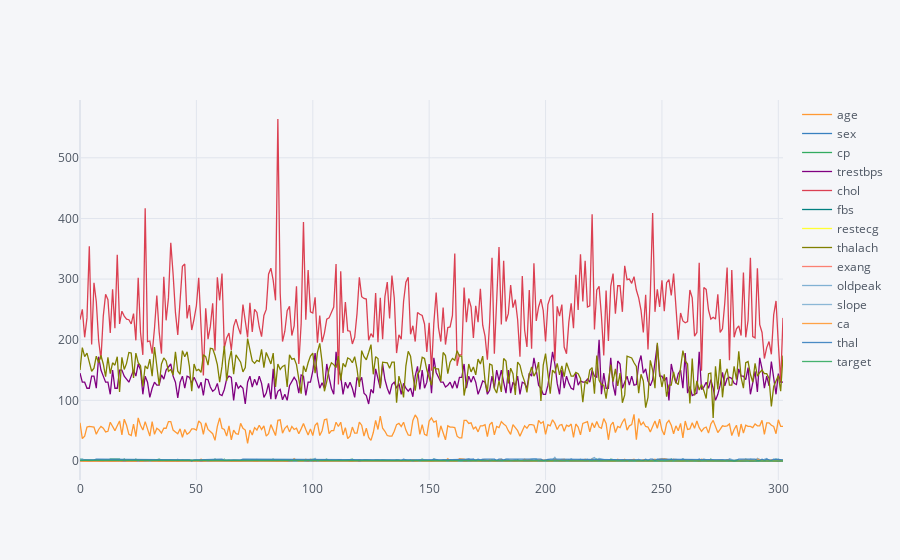

Source (notebook cell):
### Code cell
df.iplot()

### Figure 1 — Plotly figure (JSON) as saved in the notebook; plotly's stock layout.template omitted (floating-point values rounded to 4 significant figures; data arrays with more than 128 entries replaced by an {"elided": "..."} marker saying what was removed)
{"data": [{"line": {"color": "rgba(255, 153, 51, 1.0)", "dash": "solid", "shape": "linear", "width": 1.3}, "mode": "lines", "name": "age", "text": "", "type": "scatter", "x": {"elided": "303 int values"}, "y": {"elided": "303 int values"}}, {"line": {"color": "rgba(55, 128, 191, 1.0)", "dash": "solid", "shape": "linear", "width": 1.3}, "mode": "lines", "name": "sex", "text": "", "type": "scatter", "x": {"elided": "303 int values"}, "y": {"elided": "303 int values"}}, {"line": {"color": "rgba(50, 171, 96, 1.0)", "dash": "solid", "shape": "linear", "width": 1.3}, "mode": "lines", "name": "cp", "text": "", "type": "scatter", "x": {"elided": "303 int values"}, "y": {"elided": "303 int values"}}, {"line": {"color": "rgba(128, 0, 128, 1.0)", "dash": "solid", "shape": "linear", "width": 1.3}, "mode": "lines", "name": "trestbps", "text": "", "type": "scatter", "x": {"elided": "303 int values"}, "y": {"elided": "303 int values"}}, {"line": {"color": "rgba(219, 64, 82, 1.0)", "dash": "solid", "shape": "linear", "width": 1.3}, "mode": "lines", "name": "chol", "text": "", "type": "scatter", "x": {"elided": "303 int values"}, "y": {"elided": "303 int values"}}, {"line": {"color": "rgba(0, 128, 128, 1.0)", "dash": "solid", "shape": "linear", "width": 1.3}, "mode": "lines", "name": "fbs", "text": "", "type": "scatter", "x": {"elided": "303 int values"}, "y": {"elided": "303 int values"}}, {"line": {"color": "rgba(255, 255, 51, 1.0)", "dash": "solid", "shape": "linear", "width": 1.3}, "mode": "lines", "name": "restecg", "text": "", "type": "scatter", "x": {"elided": "303 int values"}, "y": {"elided": "303 int values"}}, {"line": {"color": "rgba(128, 128, 0, 1.0)", "dash": "solid", "shape": "linear", "width": 1.3}, "mode": "lines", "name": "thalach", "text": "", "type": "scatter", "x": {"elided": "303 int values"}, "y": {"elided": "303 int values"}}, {"line": {"color": "rgba(251, 128, 114, 1.0)", "dash": "solid", "shape": "linear", "width": 1.3}, "mode": "lines", "name": "exang", "text": "", "type": "scatter", "x": {"elided": "303 int values"}, "y": {"elided": "303 int values"}}, {"line": {"color": "rgba(128, 177, 211, 1.0)", "dash": "solid", "shape": "linear", "width": 1.3}, "mode": "lines", "name": "oldpeak", "text": "", "type": "scatter", "x": {"elided": "303 int values"}, "y": {"elided": "303 float values"}}, {"line": {"color": "rgba(128, 177, 211, 0.8999999999999999)", "dash": "solid", "shape": "linear", "width": 1.3}, "mode": "lines", "name": "slope", "text": "", "type": "scatter", "x": {"elided": "303 int values"}, "y": {"elided": "303 int values"}}, {"line": {"color": "rgba(255, 153, 51, 0.8999999999999999)", "dash": "solid", "shape": "linear", "width": 1.3}, "mode": "lines", "name": "ca", "text": "", "type": "scatter", "x": {"elided": "303 int values"}, "y": {"elided": "303 int values"}}, {"line": {"color": "rgba(55, 128, 191, 0.8999999999999999)", "dash": "solid", "shape": "linear", "width": 1.3}, "mode": "lines", "name": "thal", "text": "", "type": "scatter", "x": {"elided": "303 int values"}, "y": {"elided": "303 int values"}}, {"line": {"color": "rgba(50, 171, 96, 0.8999999999999999)", "dash": "solid", "shape": "linear", "width": 1.3}, "mode": "lines", "name": "target", "text": "", "type": "scatter", "x": {"elided": "303 int values"}, "y": {"elided": "303 int values"}}], "layout": {"legend": {"bgcolor": "#F5F6F9", "font": {"color": "#4D5663"}}, "paper_bgcolor": "#F5F6F9", "plot_bgcolor": "#F5F6F9", "title": {"font": {"color": "#4D5663"}}, "xaxis": {"gridcolor": "#E1E5ED", "showgrid": true, "tickfont": {"color": "#4D5663"}, "title": {"font": {"color": "#4D5663"}, "text": ""}, "zerolinecolor": "#E1E5ED"}, "yaxis": {"gridcolor": "#E1E5ED", "showgrid": true, "tickfont": {"color": "#4D5663"}, "title": {"font": {"color": "#4D5663"}, "text": ""}, "zerolinecolor": "#E1E5ED"}}}
